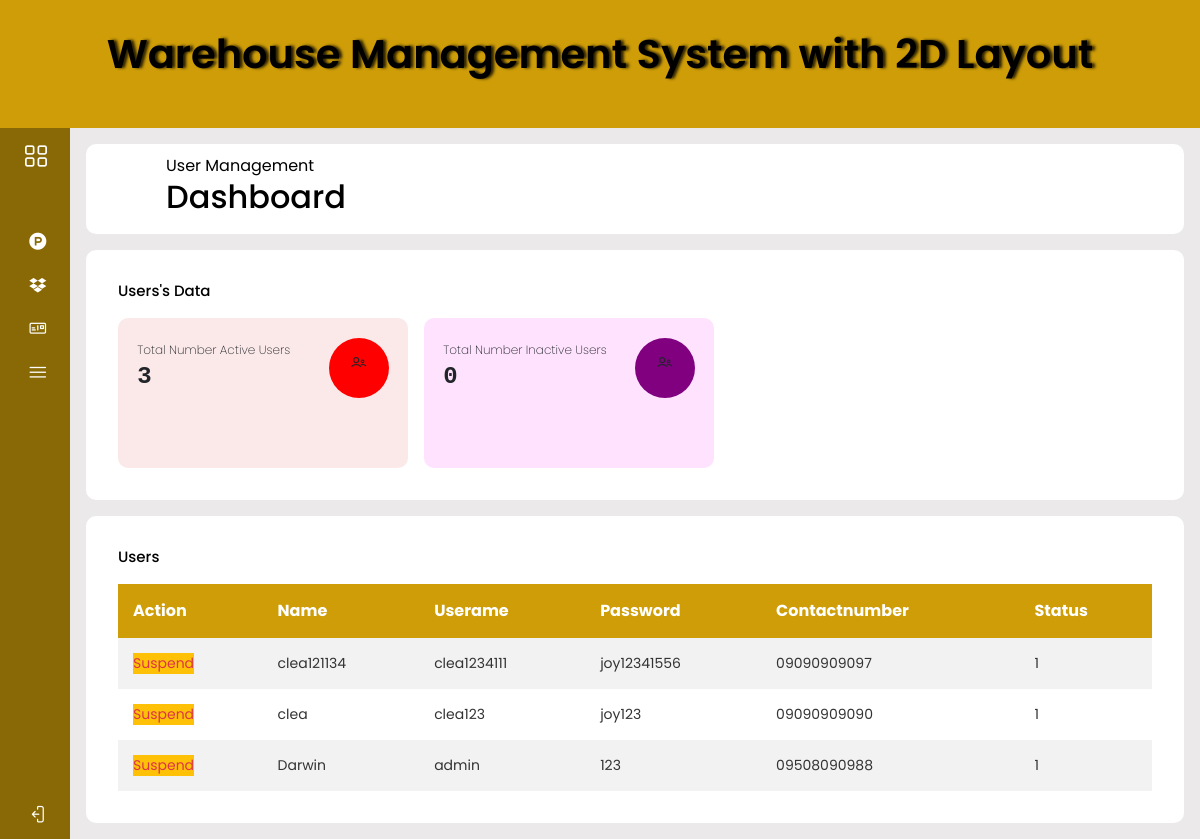
The page /wm-system/users.php on the database its author committed.
### tables this page shows
CREATE TABLE `users` (
  `id` int(50) NOT NULL,
  `name` varchar(50) NOT NULL,
  `username` varchar(50) NOT NULL,
  `password` varchar(50) NOT NULL,
  `contactnumber` varchar(50) NOT NULL,
  `Active` int(50) NOT NULL,
  `Inactive` int(50) NOT NULL
);

### wm-system/users.php (the view, shortened to what this page needs)
<?php
require "conn.php";
?>
<!DOCTYPE html>
<html lang="en">
<head>
  <link href="https://cdn.jsdelivr.net/npm/bootstrap@5.3.3/dist/css/bootstrap.min.css" rel="stylesheet">
  <link rel="stylesheet" href="style/users.css" />
  <link href="lineicons/web-font-files/lineicons.css" rel="stylesheet" />
  <link rel="stylesheet" href="inventories/dashboard.php">
    <link rel="stylesheet" href="inventories/inventory.php">
    <link rel="stylesheet" href="inventories/items.php">
    <link rel="stylesheet" href="inventories/supplygroups.php">
  <link rel="stylesheet" href="js/bootstrap.bundle.min.js">
</head>
<body>
<header class="header-section text-center">
        <h1>Warehouse Management System with 2D Layout</h1>
    </header>
    <div class="wrapper" id="users">
    <aside id="sidebar">
            <div class="d-flex">
                <button class="toggle-btn" type="button">
                    <i class="lni lni-grid-alt"></i>
                </button>
            </div>
            <ul class="sidebar-nav">
            <li class="sidebar-item">
                    <a href="#" class="sidebar-link collapsed has-dropdown" data-bs-toggle="collapse"
                        data-bs-target="#prod" aria-expanded="false" aria-controls="prod">
                        <i class="lni lni-producthunt"></i>
                    </a>
                </li>
                <li class="sidebar-item">
                    <a href="#" class="sidebar-link collapsed has-dropdown" data-bs-toggle="collapse"
                        data-bs-target="#equipment" aria-expanded="false" aria-controls="equipment">
                        <i class="lni lni-dropbox-original"></i>
                    </a>
                </li>
                <li class="sidebar-item">
                    <a href="#" class="sidebar-link collapsed has-dropdown" data-bs-toggle="collapse"
                        data-bs-target="#details" aria-expanded="false" aria-controls="details">
                        <i class="lni lni-postcard"></i>
                    </a>
                </li>
                <li class="sidebar-item">
                    <a href="#" class="sidebar-link collapsed has-dropdown" data-bs-toggle="collapse"
                        data-bs-target="#manage" aria-expanded="false" aria-controls="manage">
                        <i class="lni lni-menu"></i>
                    </a>
                </li>
            </ul>
            <div class="sidebar-footer">
                <a href="logout.php" class="sidebar-link">
                    <i class="lni lni-exit"></i>
                </a>
            </div>
        </aside>
    <div class="main--content">
        <div class="header--wrapper">
            <div class="header--title">
                <span>User Management</span>
                <h2>Dashboard</h2>
            </div>
        </div>
        <div class="card-container">
            <h3 class="main-title">Users's Data</h3>
            <div class="card-wrapper">
                <div class="payment-card light-red">
                <div class="card-header">
                    <div class="amount">
                        <span class="title">Total Number Active Users</span>
                        <span class="amount-value">
                        <?php
                        $sql = "SELECT SUM(Active) AS total_active FROM users";
                        $result = $conn->query($sql);
                        if ($result->num_rows > 0) {
                            $row = $result->fetch_assoc();
                            $totalactive = $row["total_active"];
                            echo $totalactive;
                        } else {
                            echo "0 results";
                        }
                         ?>
                        </span>
                    </div>
                    <i class="lni lni-users icon dark-red"></i>
                </div>
                        </div>
                <div class="payment-card light-purple">
                    <div class="card-header">
                    <div class="amount">
                        <span class="title">Total Number Inactive Users</span>
                        <span class="amount-value">0</span>
                    </div>
                    <i class="lni lni-users icon dark-purple"></i>
                </div>
                    </div>
            </div>
        </div>
        <div class="tabular-wrapper">
            <h3 class="main-title">
                Users
            </h3>
            <div class="table-container">
                <table>
                    <thead>
                        <tr>
                       <th>Action</th>
                          <th>Name</th>
                          <th>Userame</th>
                          <th>Password</th>
                          <th>Contactnumber</th>
                          <th>Status</th>
                        </tr>
                        <tbody>
                           <?php
                            $query = "SELECT * FROM  users";
                            $query_run = mysqli_query($conn, $query);
                            if (mysqli_num_rows($query_run)>0) {
                                foreach($query_run as $users){
                                    ?>
                                    <tr>
                                    <td><button class="text-danger bg-warning">Suspend</button></td>
                                        <td><?= $users['name']?></td>
                                        <td><?= $users['username']?></td>
                                        <td><?= $users['password']?></td>
                                        <td><?= $users['contactnumber']?></td>
                                        <td><?= $users['Active']?></td>
                                    </tr>
                                    <?php
                                }
                            }else{
                                echo "<h5> No record Found</h5>";
                            }
                            ?>
                        </tbody>
                    </thead>
                </table>
            </div>
        </div>
    </div>
</body>
</html>

### wm-system/style/users.css (style rules this page uses)
* { margin: 0; padding: 0; border: none; outline: none; box-sizing: border-box; }
.header-section { background-color: #ce9d08; color: black; padding: 30px; }
.header-section h1 { font-size: 2.5em; margin-bottom: 20px; text-shadow: 3px 0px 3px rgba(0, 0, 0, 0.801); }
a { text-decoration: none; }
li { list-style: none; }
h1 { font-weight: 600; font-size: 1.5rem; }
body { font-family: 'Poppins', sans-serif; }
.wrapper { display: flex; }
#sidebar { width: 70px; min-width: 70px; z-index: 1000; transition: all .25s ease-in-out; background-color: #896905; display: flex; flex-direction: column; position: sticky; top: 0; left: 0; bottom: 0; min-height: 84.5vh; }
.toggle-btn { background-color: transparent; cursor: pointer; border: 0; padding: 1rem 1.5rem; }
.toggle-btn i { font-size: 1.5rem; color: #FFF; }
.sidebar-nav { padding: 2rem 0; flex: 1 1 auto; }
a.sidebar-link { padding: .625rem 1.625rem; color: #FFF; display: block; font-size: 0.9rem; white-space: nowrap; border-left: 3px solid transparent; }
.sidebar-link i { font-size: 1.1rem; margin-right: .75rem; }
.sidebar-item { position: relative; }
.main--content { position: relative; background: #ebe9e9; width: 100%; padding: 1rem; }
.header--wrapper { display: flex; justify-content: space-between; align-items: center; flex-wrap: wrap; background: #fff; border-radius: 10px; padding: 10px 5rem; margin-bottom: 1rem; }
.header--title { color: black; }
.card-container { background: #fff; padding: 2rem; border-radius: 10px; }
.card-wrapper { display: flex; flex-wrap: wrap; gap: 1rem; }
.main-title { color: black; padding-bottom: 10px; font-size: 15px; }
.payment-card { background: rgb(229, 223, 223); border-radius: 10px; padding: 1.2rem; width: 290px; height: 150px; display: flex; flex-direction: column; justify-content: space-between; transition: all 0.5s ease-in-out; }
.card-header { display: flex; justify-content: space-between; align-items: center; margin-bottom: 20px; }
.amount { display: flex; flex-direction: column; }
.title { font-size: 12px; font-weight: 200; }
.amount-value { font-size: 24px; font-family: "Courier New", Courier, monospace; font-weight: 600; }
.icon { color: #fff; padding: 1rem; height: 60px; width: 60px; text-align: center; border-radius: 50%; font-size: 1.5rem; background: red; position: relative; }
.light-red { background: rgb(251, 233, 233); }
.light-purple { background: rgb(254, 226, 254); }
.dark-red { background: red; }
.dark-purple { background: purple; }
.tabular-wrapper { background: #fff; margin-top: 1rem; border-radius: 10px; padding: 2rem; }
.table-container { width: 100%; }
table { width: 100%; border-collapse: collapse; }
thead { background: #ce9d08; color: #fff; }
th { padding: 15px; text-align: left; }
tbody { background: #f2f2f2; }
td { padding: 15px; font-size: 14px; color: #333; }
tr:nth-child(even) { background: #fff; }

### rows shown on the page
users: name "clea121134", username "clea1234111", password "joy12341556", contactnumber "09090909097", Active "1"
users: name "clea", username "clea123", password "joy123", contactnumber "09090909090", Active "1"
users: name "Darwin", username "admin", password "123", contactnumber "09508090988", Active "1"

### other values the page prints
$totalactive "3"
